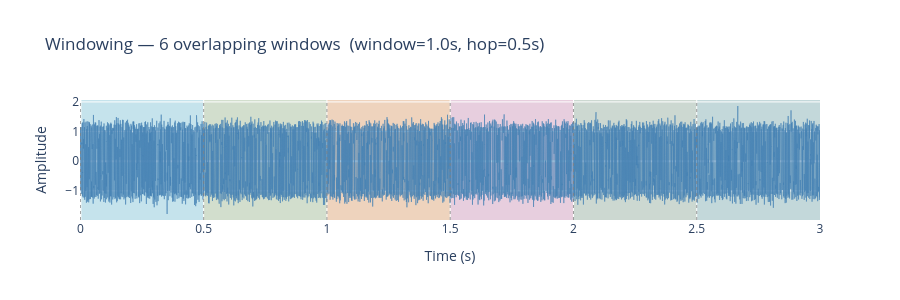

The code cell stored with this chart in its notebook:
### Code cell
t_full = np.linspace(0, 3.0, len(demo_audio))
win_len_s = WINDOW_SECONDS
hop_len_s = HOP_SECONDS
n_windows = len(demo_windows)

fig = go.Figure()
fig.add_trace(
    go.Scatter(
        x=t_full,
        y=demo_audio,
        mode="lines",
        line=dict(width=0.6, color="steelblue"),
        name="waveform",
    )
)
colors = px.colors.qualitative.Pastel
for i in range(n_windows):
    start_s = i * hop_len_s
    end_s = start_s + win_len_s
    fig.add_vrect(
        x0=start_s,
        x1=min(end_s, 3.0),
        fillcolor=colors[i % len(colors)],
        opacity=0.25,
        layer="below",
        line_width=0,
    )
    fig.add_vline(x=start_s, line=dict(dash="dot", width=0.8, color="gray"))

fig.update_layout(
    title=f"Windowing — {n_windows} overlapping windows  (window={WINDOW_SECONDS}s, hop={HOP_SECONDS}s)",
    xaxis_title="Time (s)",
    yaxis_title="Amplitude",
    height=300,
)
fig.show()

### Figure 1 — Plotly figure (JSON) as saved in the notebook; plotly's stock layout.template omitted (floating-point values rounded to 4 significant figures; data arrays with more than 128 entries replaced by an {"elided": "..."} marker saying what was removed)
{"data": [{"line": {"color": "steelblue", "width": 0.6}, "mode": "lines", "name": "waveform", "type": "scatter", "x": {"elided": "48000 float values"}, "y": {"elided": "48000 float values"}}], "layout": {"height": 300, "shapes": [{"fillcolor": "rgb(102, 197, 204)", "layer": "below", "line": {"width": 0}, "opacity": 0.25, "type": "rect", "x0": 0.0, "x1": 1.0, "xref": "x", "y0": 0, "y1": 1, "yref": "y domain"}, {"line": {"color": "gray", "dash": "dot", "width": 0.8}, "type": "line", "x0": 0.0, "x1": 0.0, "xref": "x", "y0": 0, "y1": 1, "yref": "y domain"}, {"fillcolor": "rgb(246, 207, 113)", "layer": "below", "line": {"width": 0}, "opacity": 0.25, "type": "rect", "x0": 0.5, "x1": 1.5, "xref": "x", "y0": 0, "y1": 1, "yref": "y domain"}, {"line": {"color": "gray", "dash": "dot", "width": 0.8}, "type": "line", "x0": 0.5, "x1": 0.5, "xref": "x", "y0": 0, "y1": 1, "yref": "y domain"}, {"fillcolor": "rgb(248, 156, 116)", "layer": "below", "line": {"width": 0}, "opacity": 0.25, "type": "rect", "x0": 1.0, "x1": 2.0, "xref": "x", "y0": 0, "y1": 1, "yref": "y domain"}, {"line": {"color": "gray", "dash": "dot", "width": 0.8}, "type": "line", "x0": 1.0, "x1": 1.0, "xref": "x", "y0": 0, "y1": 1, "yref": "y domain"}, {"fillcolor": "rgb(220, 176, 242)", "layer": "below", "line": {"width": 0}, "opacity": 0.25, "type": "rect", "x0": 1.5, "x1": 2.5, "xref": "x", "y0": 0, "y1": 1, "yref": "y domain"}, {"line": {"color": "gray", "dash": "dot", "width": 0.8}, "type": "line", "x0": 1.5, "x1": 1.5, "xref": "x", "y0": 0, "y1": 1, "yref": "y domain"}, {"fillcolor": "rgb(135, 197, 95)", "layer": "below", "line": {"width": 0}, "opacity": 0.25, "type": "rect", "x0": 2.0, "x1": 3.0, "xref": "x", "y0": 0, "y1": 1, "yref": "y domain"}, {"line": {"color": "gray", "dash": "dot", "width": 0.8}, "type": "line", "x0": 2.0, "x1": 2.0, "xref": "x", "y0": 0, "y1": 1, "yref": "y domain"}, {"fillcolor": "rgb(158, 185, 243)", "layer": "below", "line": {"width": 0}, "opacity": 0.25, "type": "rect", "x0": 2.5, "x1": 3.0, "xref": "x", "y0": 0, "y1": 1, "yref": "y domain"}, {"line": {"color": "gray", "dash": "dot", "width": 0.8}, "type": "line", "x0": 2.5, "x1": 2.5, "xref": "x", "y0": 0, "y1": 1, "yref": "y domain"}], "title": {"text": "Windowing — 6 overlapping windows  (window=1.0s, hop=0.5s)"}, "xaxis": {"title": {"text": "Time (s)"}}, "yaxis": {"title": {"text": "Amplitude"}}}}
